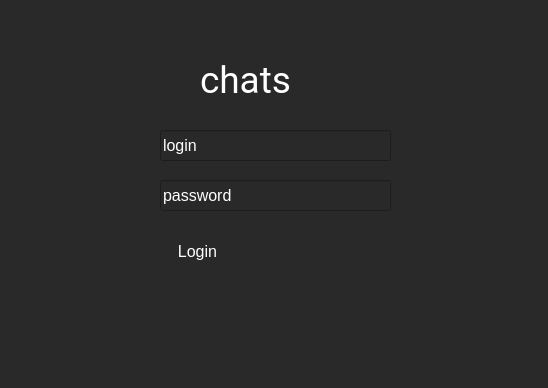
<?xml version="1.0" encoding="UTF-8"?>
<ui version="4.0">
 <class>Form</class>
 <widget class="QWidget" name="Form">
  <property name="geometry">
   <rect>
    <x>0</x>
    <y>0</y>
    <width>548</width>
    <height>388</height>
   </rect>
  </property>
  <property name="windowTitle">
   <string>Form</string>
  </property>
  <property name="styleSheet">
   <string notr="true">background-color: rgb(41, 41, 41);</string>
  </property>
  <widget class="QLabel" name="appName">
   <property name="geometry">
    <rect>
     <x>200</x>
     <y>60</y>
     <width>151</width>
     <height>41</height>
    </rect>
   </property>
   <property name="font">
    <font>
     <family>Roboto</family>
     <pointsize>28</pointsize>
    </font>
   </property>
   <property name="styleSheet">
    <string notr="true">color: rgb(255, 255, 255);</string>
   </property>
   <property name="text">
    <string>chats</string>
   </property>
  </widget>
  <widget class="QLineEdit" name="loginLineEdit">
   <property name="geometry">
    <rect>
     <x>160</x>
     <y>130</y>
     <width>231</width>
     <height>31</height>
    </rect>
   </property>
   <property name="font">
    <font>
     <pointsize>12</pointsize>
    </font>
   </property>
   <property name="styleSheet">
    <string notr="true">color: rgb(255, 255, 255);</string>
   </property>
   <property name="text">
    <string>login</string>
   </property>
  </widget>
  <widget class="QLineEdit" name="passwordLineEdit">
   <property name="geometry">
    <rect>
     <x>160</x>
     <y>180</y>
     <width>231</width>
     <height>31</height>
    </rect>
   </property>
   <property name="font">
    <font>
     <pointsize>12</pointsize>
    </font>
   </property>
   <property name="styleSheet">
    <string notr="true">color: rgb(255, 255, 255);</string>
   </property>
   <property name="text">
    <string>password</string>
   </property>
  </widget>
  <widget class="QPushButton" name="loginBtn">
   <property name="geometry">
    <rect>
     <x>160</x>
     <y>240</y>
     <width>75</width>
     <height>23</height>
    </rect>
   </property>
   <property name="font">
    <font>
     <pointsize>12</pointsize>
    </font>
   </property>
   <property name="styleSheet">
    <string notr="true">border-radius:20px;
color:white;</string>
   </property>
   <property name="text">
    <string>Login</string>
   </property>
  </widget>
 </widget>
 <resources/>
 <connections/>
</ui>
